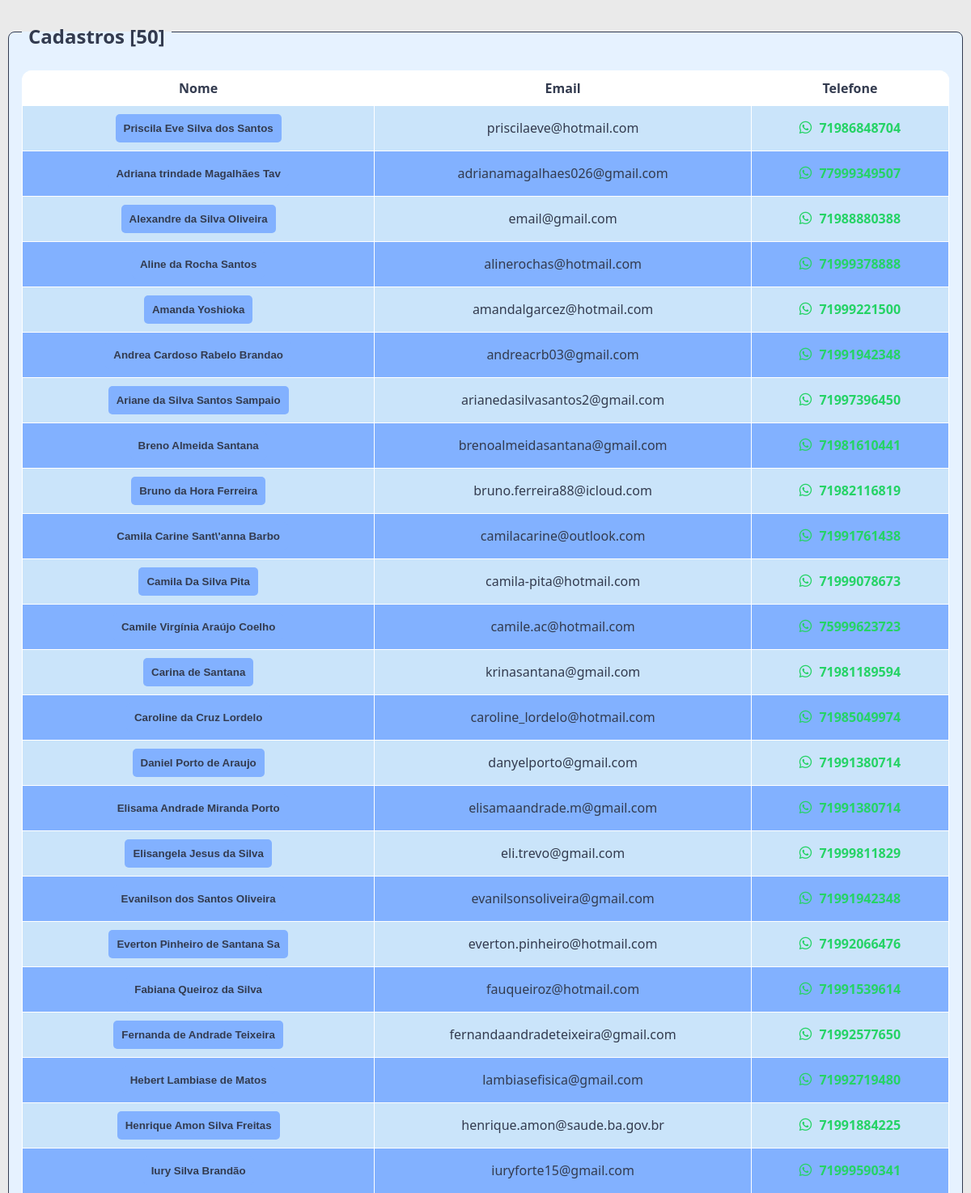
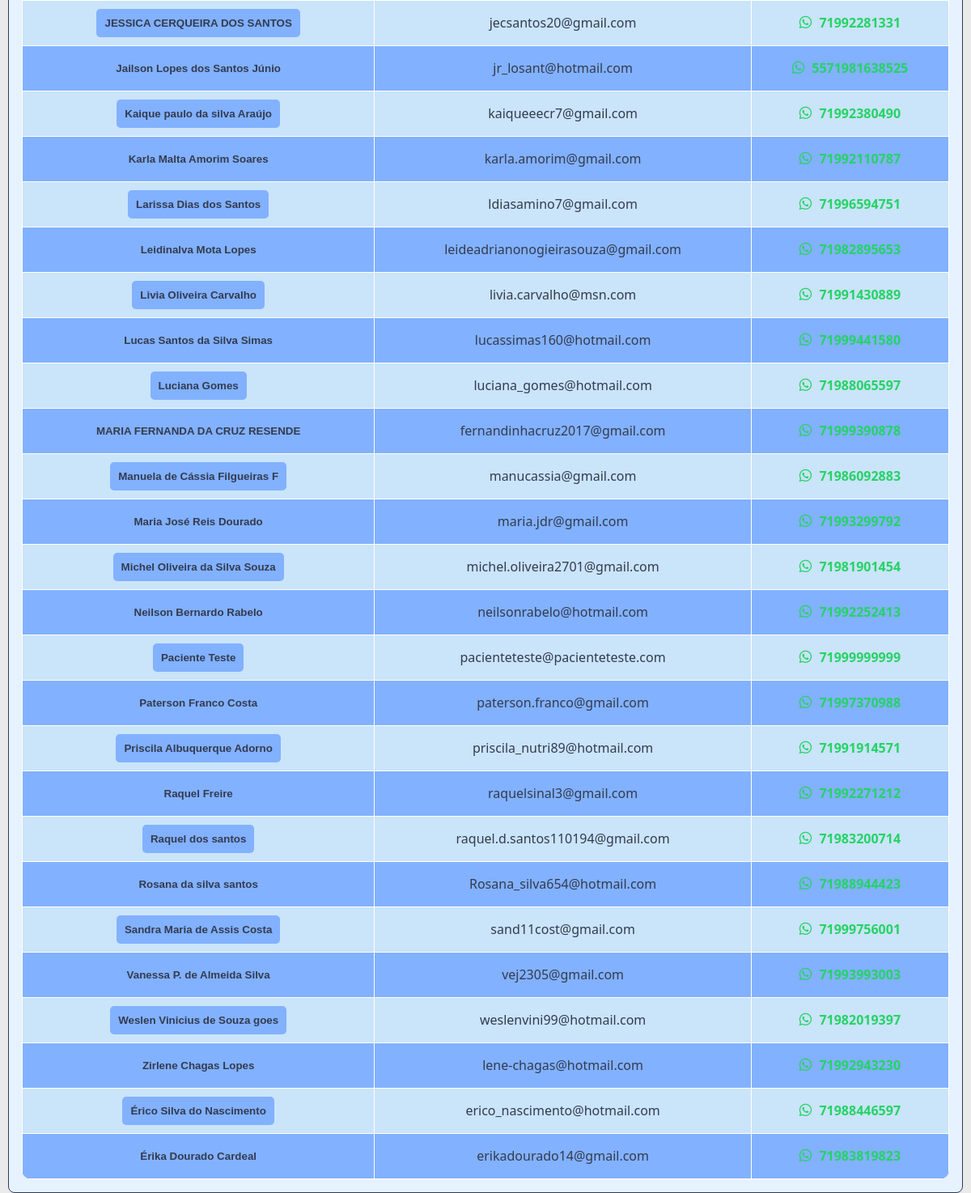
/painel/cadastros.php (signed in), run on the app's committed database (2 pictures, top to bottom).
### tables this page shows
CREATE TABLE `painel_users` (
  `id` int(11) NOT NULL,
  `token_emp` text NOT NULL,
  `email` varchar(50) NOT NULL,
  `dados_painel_users` text NOT NULL,
  `tipo` varchar(15) DEFAULT NULL,
  `senha` varchar(50) NOT NULL,
  `token` varchar(35) NOT NULL,
  `codigo` int(8) NOT NULL,
  `tentativas` int(2) NOT NULL,
  `origem` varchar(50) DEFAULT NULL,
  `tema_painel` varchar(10) NOT NULL DEFAULT 'colorido'
);

### painel/verifica_login.php (called while the page is built, shortened)
<?php
$css_path = "css/style_colorido.css";

### config/database.php (called while the page is built, shortened)
<?php
$chave = 'Accor@123';
$metodo = 'AES-256-CBC';
$iv = '8246508246508246';
?>

### painel/cadastros.php (the view, shortened to what this page needs)
<?php
require('../config/database.php');
require('verifica_login.php');
?>
<!DOCTYPE html>
<html lang="pt-br">
<head>
    <link rel="stylesheet" href="https://cdnjs.cloudflare.com/ajax/libs/font-awesome/6.5.0/css/all.min.css">
    <link rel="stylesheet" href="<?php echo $css_path ?>">
</head>
<body>
<?php
$query = $conexao->prepare("SELECT * FROM painel_users WHERE CONCAT(';', token_emp, ';') LIKE :token_emp AND tipo = :tipo");
$query->execute(array('token_emp' => '%;'.$_SESSION['token_emp'].';%', 'tipo' => 'Paciente'));
$query_row = $query->rowCount();
?>
<fieldset>
    <legend><h2>
        <?= $query_row == 0 ? 'Sem Cadastros' : "Cadastros [$query_row]" ?>
    </h2></legend>
    <?php if ($query_row > 0):
        $painel_users_array = [];
        while($select = $query->fetch(PDO::FETCH_ASSOC)){
            $dados_painel_users = $select['dados_painel_users'];
            $id = $select['id'];
            $email = $select['email'];
        $dados = base64_decode($dados_painel_users);
        $dados_decifrados = openssl_decrypt($dados, $metodo, $chave, 0, $iv);
        $dados_array = explode(';', $dados_decifrados);
        $painel_users_array[] = [
            'id' => $id,
            'email' => $email,
            'nome' => $dados_array[0],
            'rg' => $dados_array[1],
            'cpf' => $dados_array[2],
            'telefone' => $dados_array[3],
            'profissao' => $dados_array[4],
            'nascimento' => $dados_array[5],
            'cep' => $dados_array[6],
            'rua' => $dados_array[7],
            'numero' => $dados_array[8],
            'cidade' => $dados_array[9],
            'bairro' => $dados_array[10],
            'estado' => $dados_array[11]
        ];
        }
        usort($painel_users_array, function ($a, $b) {
            return $a['nome'] <=> $b['nome'];
        });
        ?>
        <table>
            <thead>
                <tr>
                    <th>Nome</th>
                    <th>Email</th>
                    <th>Telefone</th>
                </tr>
            </thead>
            <tbody>
            <?php foreach ($painel_users_array as $select): ?>
                <tr>
                    <td>
                    <a href="javascript:void(0)" onclick='window.open("cadastro.php?email=<?= $select['email'] ?>","iframe-home")'>
                            <button><?= $select['nome'] ?></button>
                        </a>
                    </td>
                    <td><?= $select['email'] ?></td>
                    <td>
                        <a class="whatsapp-link" href="https://wa.me/55<?= preg_replace('/[^0-9]/', '', $select['telefone']) ?>" target="_blank">
                            <i class="fab fa-whatsapp"></i> <?= $select['telefone'] ?>
                        </a>
                    </td>
                </tr>
            <?php endforeach; ?>
            </tbody>
        </table>
    <?php endif; ?>
</fieldset>
</body>
</html>

### painel/css/style_colorido.css (style rules this page uses)
:root { --cor-fundo: #cae4fa; --cor-subfundo: #e6f2ff; --cor-fundo2: #ffffff; --cor-texto: #333b4f; --cor-texto-inverso: #ffffff; --cor-borda-legend: #6a8caf; --cor-botao: #82b1ff; --cor-botao-hover: #3a5f8a; --cor-fundo-focus: #81bbfa; --cor-domingo-feriado-etc: #4eacf8; --cor-titulo: #333b4f; --cor-borda: #aacbe4; --cor-borda-clara: #d6e6f2; --cor-hover: #a0c4ff; --cor-secundaria: #5fa8d3; --cor-h1: #264653; --cor-btn-hover: #3a5f8a; }
body { background-color: #eaeaea; height: 100vh; font-family: 'Segoe UI', Roboto, Helvetica, Arial, sans-serif; }
fieldset { border: 1px solid var(--cor-texto); border-radius: 8px; padding: 1rem; margin-bottom: 1.5rem; background-color: var(--cor-subfundo); color: var(--cor-texto); }
legend { font-size: 1rem; font-weight: bold; color: var(--cor-texto);; padding: 0 0.5rem; }
button { background-color: var(--cor-botao); color: var(--cor-texto); border: none; padding: 10px; border-radius: 5px; font-weight: bold; cursor: pointer; transition: background 0.3s ease; }
a { color: var(--cor-h1); text-decoration: none; }
h2 { text-align: center; margin-bottom: 10px; color: var(--cor-texto); font-size: clamp(1.2rem, 2vw, 1.6rem); }
table { width: 100%; border-collapse: collapse; border-radius: 12px; overflow: hidden; }
thead { background-color: var(--cor-fundo2); }
th, td { border: 1px solid var(--cor-fundo2); padding: 10px; text-align: center; }
th { background-color: var(--cor-fundo2); color: var(--cor-texto); }
tr:nth-child(even) { background-color: var(--cor-botao); color: var(--cor-texto); }
tr:nth-child(odd) { background-color: var(--cor-fundo); color: var(--cor-texto); }
a.whatsapp-link { color: #25D366; text-decoration: none; font-weight: bold; }
.whatsapp-link i { color: #25D366; margin-right: 5px; font-size: 1.1rem; }

### data on the page
painel_users: nome "Everton Pinheiro de Santana Sa", email "everton.pinheiro@hotmail.com", telefone "71992066476"
painel_users: nome "Fabiana Queiroz da Silva", email "fauqueiroz@hotmail.com", telefone "71991539614"
painel_users: nome "Iury Silva Brandão", email "iuryforte15@gmail.com", telefone "71999590341"
painel_users: nome "JESSICA CERQUEIRA DOS SANTOS", email "jecsantos20@gmail.com", telefone "71992281331"
painel_users: nome "Karla Malta Amorim Soares", email "karla.amorim@gmail.com", telefone "71992110787"
painel_users: nome "Raquel Freire", email "raquelsinal3@gmail.com", telefone "71992271212"
painel_users: nome "Zirlene Chagas Lopes", email "lene-chagas@hotmail.com", telefone "71992943230"

### other printed values
$query_row "50"
$select['nome'] "Priscila Eve Silva dos Santos"
$select['email'] "priscilaeve@hotmail.com"
$select['telefone'] "71986848704"
$select['nome'] "Adriana trindade Magalhães Tav"
$select['email'] "adrianamagalhaes026@gmail.com"
$select['telefone'] "77999349507"
$select['nome'] "Alexandre da Silva Oliveira"
$select['email'] "email@gmail.com"
$select['telefone'] "71988880388"
$select['nome'] "Aline da Rocha Santos"
$select['email'] "alinerochas@hotmail.com"
$select['telefone'] "71999378888"
$select['nome'] "Amanda Yoshioka"
$select['email'] "amandalgarcez@hotmail.com"
